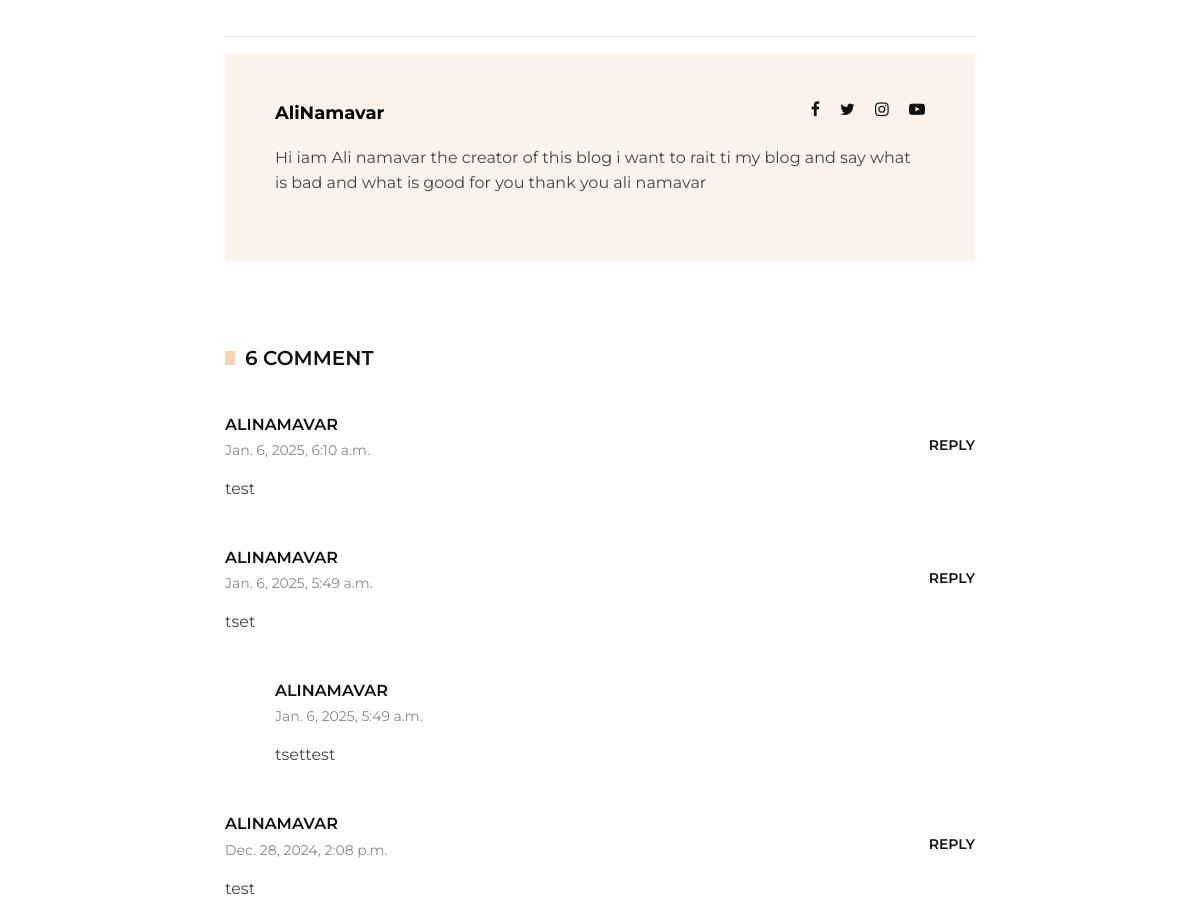
/article-detail/2/ (middle part), run on an earlier commit of the app's database.
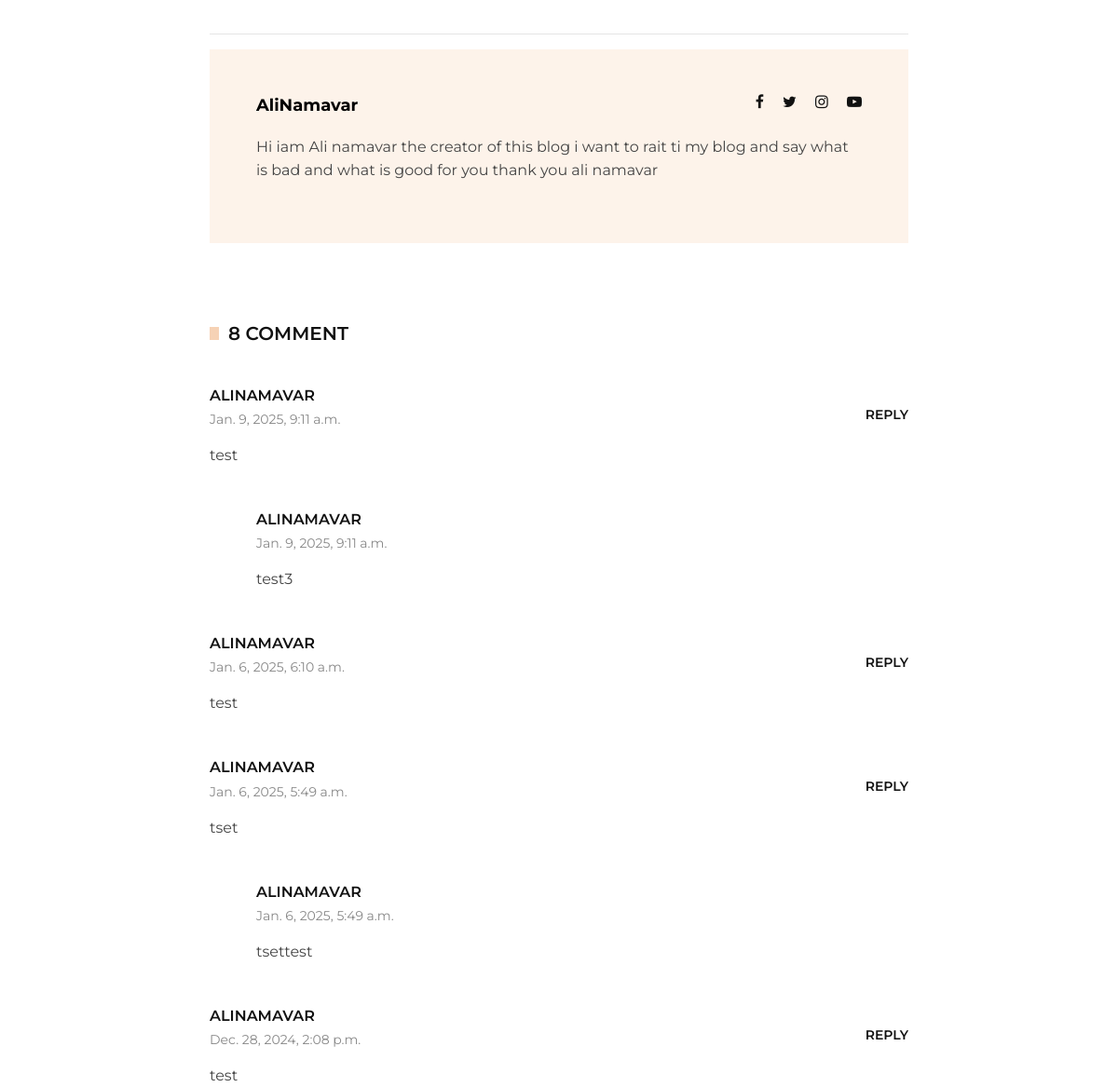
And on a later commit of the database.
### article_module/models.py (models this page shows, shortened)
class article_comments(models.Model):
    article = models.ForeignKey(Article, on_delete=models.CASCADE, verbose_name='مقاله')
    user = models.ForeignKey(User, on_delete=models.CASCADE, verbose_name='نویسنده کامنت')
    comment = models.TextField(verbose_name='متن کامنت')
    created_date = models.DateTimeField(auto_now_add=True, verbose_name='زمان ثبت کامنت')
    parent = models.ForeignKey('article_comments', on_delete=models.CASCADE, verbose_name='کامنت والد', null=True, blank=True)
    class Meta:
        verbose_name = 'Article_comment'
        verbose_name_plural = 'Article_comments'

### account_module/models.py (models this page shows, shortened)
class User(AbstractUser):
    username = models.CharField(max_length=150, null=True, blank=True, unique=False, verbose_name='نام کاربری')
    email = models.EmailField(unique=True, verbose_name='ایمیل')
    avatar = models.ImageField(upload_to='images/users', verbose_name='تصویر آواتار', null=True, blank=True)
    email_active_code = models.CharField(max_length=75, verbose_name='کد فعالسازی ایمیل', null=True, blank=True)
    about_user = models.TextField(verbose_name='درباره کاربر', null=True, blank=True)
    address = models.CharField(max_length=250, verbose_name='آدرس کاربر')
    USERNAME_FIELD = 'email'  # شناسه ورود ایمیل
    REQUIRED_FIELDS = ['username']  # نام کاربری فیلد ضروری

### article_module/views.py (the view, shortened to what this page needs)
# urls.py: path('article-detail/<pk>/', views.ArticleDetailView.as_view(), name='article-Detail'),
class ArticleDetailView(DetailView):
    model = Article
    template_name = 'article_module/article_detail.html'
    context_object_name = 'article'
    def get_context_data(self, *, object_list=None, **kwargs):
        context = super().get_context_data(object_list=object_list, **kwargs)
        article = self.object
        context['comments'] = (article_comments.objects.filter(parent_id=None, article_id=article.id).
                               prefetch_related('article_comments_set').order_by('-created_date'))
        context['form'] = CommentForm()
        context['comment_count'] = article_comments.objects.filter(article_id=article.id).count()
        user_ip = get_client_ip(self.request)
        user_id = None
        if self.request.user.is_authenticated:
            user_id = self.request.user.id
        has_been_visited = ArticleVisited.objects.filter(ip__iexact=user_ip, Article_id=article.id).exists()
        return context

### utils/http_service.py (called while the page is built)
def get_client_ip(request: HttpRequest):
    x_forwarded_for = request.META.get('HTTP_X_FORWARDED_FOR')
    if x_forwarded_for:
        ip = x_forwarded_for.split(',')[0]
    else:
        ip = request.META.get('REMOTE_ADDR')
    return ip

### article_module/templates/article_module/article_detail.html (shortened to what this page needs)
{% extends 'shared/layout.html' %}
{% block content %}
    <section class="blog-details spad">
        <div class="container">
            <div class="row d-flex justify-content-center">
                <div class="col-lg-8">
                    <div class="blog__details__content">
                        <hr>
                        <div class="blog__details__author">
                            <div class="blog__details__author__text">
                                <h6 class="article-author-name">{{ article.author.username }}</h6>
                                <div class="blog__details__author__social">
                                    <a href="#"><i class="fa fa-facebook"></i></a>
                                    <a href="#"><i class="fa fa-twitter"></i></a>
                                    <a href="#"><i class="fa fa-instagram"></i></a>
                                    <a href="#"><i class="fa fa-youtube-play"></i></a>
                                </div>
                                <p class="article-description">{{ article.author.about_user }}</p>
                            </div>
                        </div>
                        <div id="comments-section">
                            <div class="blog__details__comment">
                                <h5>{{ comment_count }} Comment</h5>
                                {% for comment in comments %}
                                    <div class="blog__details__comment__item">
                                        <div class="blog__details__comment__item__text">
                                            <h6>{{ comment.user.username }}</h6>
                                            <span>{{ comment.created_date }}</span>
                                            <p>{{ comment.comment }}</p>
                                            <div class="blog__details__comment__btns">
                                                <a onclick="fillpatternid({{ comment.id }}, event)"
                                                   href="#">Reply</a>
                                            </div>
                                        </div>
                                    </div>
                                    {% if comment.article_comments_set.all %}
                                        {% for sub_com in comment.article_comments_set.all %}
                                            <div class="blog__details__comment__item blog__details__comment__item--reply">
                                                <div class="blog__details__comment__item__text">
                                                    <h6>{{ sub_com.user.username }}</h6>
                                                    <span>{{ sub_com.created_date }}</span>
                                                    <p>{{ sub_com.comment }}</p>
                                                </div>
                                            </div>
                                        {% endfor %}
                                    {% endif %}
                                {% endfor %}
                            </div>
                        </div>
                        <br>
                    </div>
                </div>
    </section>
{% endblock %}

What changed in the data, as far as the page shows it:
added article_comments: user.username "ALINAMAVAR", created_date "Jan. 9, 2025, 9:11 a.m.", comment "test", shown under "8 COMMENT"
added article_comments: user.username "ALINAMAVAR", created_date "Jan. 9, 2025, 9:11 a.m.", comment "test3"
Also different on the page:
{{ comment_count }}: "6" → "8"
